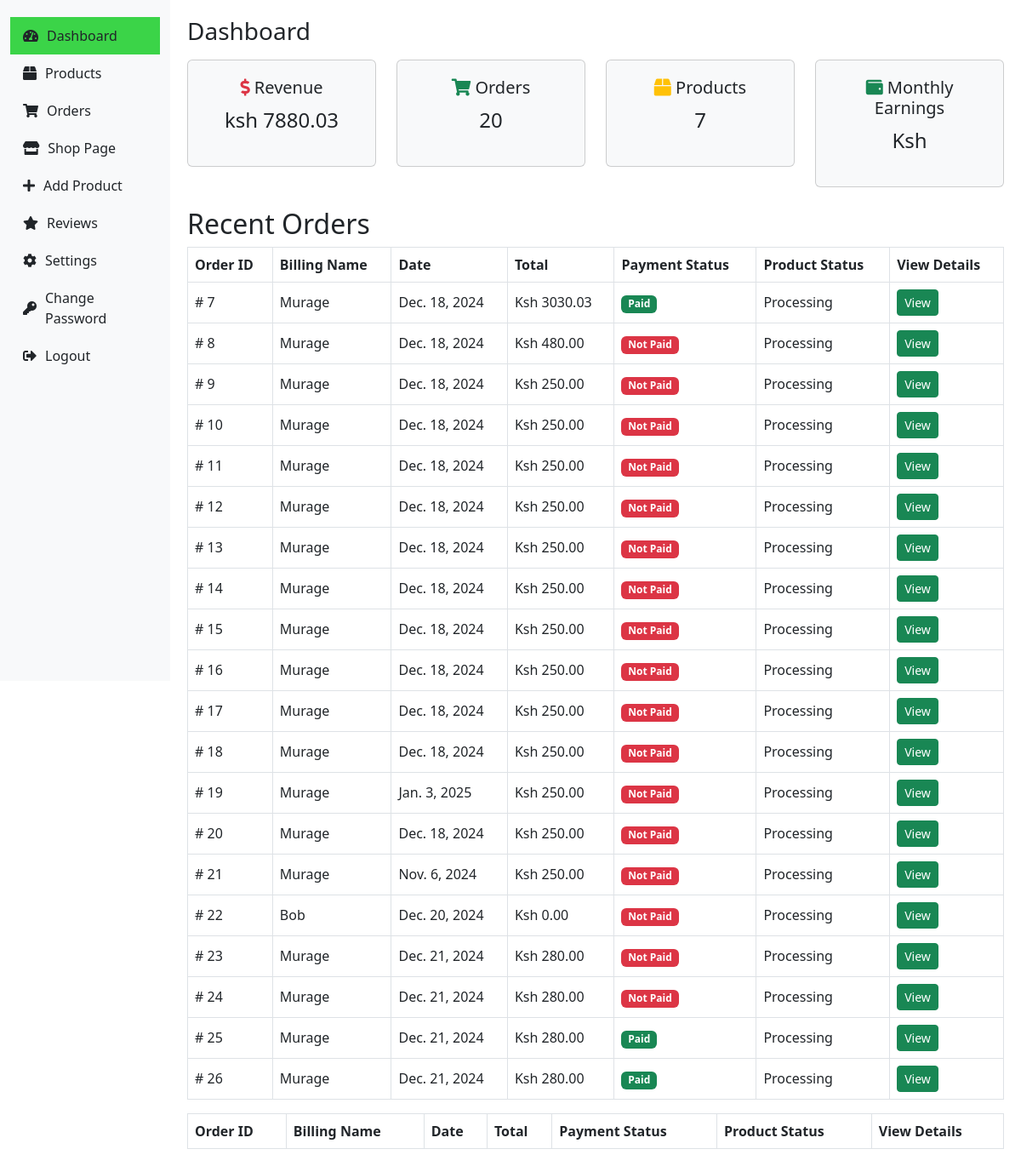
The page /useradmin/dashboard/ on the database its author committed.
### core/models.py (models this page shows)
class CartOrder(models.Model):
    user = models.ForeignKey(User, on_delete=models.CASCADE)
    product = models.ForeignKey(Product, on_delete=models.CASCADE)
    price = models.DecimalField(max_digits=12, decimal_places=2, default="1.99")
    paid_status = models.BooleanField(default=False)
    order_date = models.DateField(auto_now_add=False, default=now)
    product_status = models.CharField(choices=STATUS_CHOICE, max_length=200, default="Processing")
    class Meta :
        verbose_name_plural = "Cart Orders"

### user_authens/models.py (models this page shows)
class User(AbstractUser):
    email = models.EmailField(unique=True, null = False )
    username = models.CharField(max_length=100)
    bio = models.CharField(max_length=100)
    USERNAME_FIELD = 'email'
    REQUIRED_FIELDS =['username']
    def __str__(self):
        return self.username

### userAdmin/views.py (the view)
# urls.py: path('dashboard/', views.dashboard, name="dashboard")
def dashboard(request):
    revenue = CartOrder.objects.aggregate(price=Sum("price"))
    total_orders_count = CartOrder.objects.all()
    all_products = Product.objects.all()
    all_categories = Category.objects.all()
    all_customers = User.objects.all()
    new_customers = User.objects.all().order_by("-id")
    latest_orders = CartOrder.objects.all()
    this_month = datetime.datetime.now().month
    monthly_revenue = CartOrder.objects.filter(order_date__month=this_month).aggregate(price=Sum("price"))
    context ={
      "revenue": revenue,
      "total_orders_count": total_orders_count,
      "all_products": all_products,
      "all_categories": all_categories,
      "all_customers": all_customers,
      "new_customers": new_customers,
      "latest_orders": latest_orders,
      "monthly_revenue": monthly_revenue,
    }
    return render(request, 'userAdmin/dashboard.html', context)

### core/context_processor.py (called while the page is built)
def default(request):
    categories = Category.objects.all()
    vendors = Vendors.objects.all()
    wishlist_count = 0
    if request.user.is_authenticated:
        try:
            wishlist_count = Wishlist.objects.filter(user=request.user).count()
        except Exception as e:
            print(f"Error fetching wishlist: {e}")
            messages.warning(request, "There was an issue retrieving your wishlist.")
    if request.user.is_authenticated:
        address = Address.objects.filter(user=request.user).first()  # Returns None if not found
    else:
        address = None  # No address for unauthenticated users
    return {
        'categories': categories,
        'wishlist_count': wishlist_count,  # Use a proper count
        'address': address,
        'vendors': vendors,
    }

### templates/userAdmin/dashboard.html (shortened to what this page needs)
<!DOCTYPE html>
<html lang="en">
<head>
    <link href="https://cdn.jsdelivr.net/npm/bootstrap@5.3.0/dist/css/bootstrap.min.css" rel="stylesheet">
    <link href="https://cdnjs.cloudflare.com/ajax/libs/font-awesome/5.15.4/css/all.min.css" rel="stylesheet">
</head>
<body>
    <div class="container-fluid">
        <div class="row">
            <nav class="col-md-2 d-md-block sidebar">
                <div class="position-sticky">
                    <ul class="nav flex-column">
                        <li class="nav-item">
                            <a class="nav-link active text-dark" href="#" onclick="showContent('dashboard')">
                                <i class="fas fa-tachometer-alt"></i> Dashboard
                            </a>
                        </li>
                        <li class="nav-item">
                            <a class="nav-link text-dark" href="{% url 'core:product_list_ui' %}" onclick="showContent('products')">
                                <i class="fas fa-box"></i> Products
                            </a>
                        </li>
                        <li class="nav-item">
                            <a class="nav-link text-dark" href="" onclick="showContent('orders')">
                                <i class="fas fa-shopping-cart"></i> Orders
                            </a>
                        </li>
                        <li class="nav-item">
                            <a class="nav-link text-dark" href="#" onclick="showContent('shop-page')">
                                <i class="fas fa-store"></i> Shop Page
                            </a>
                        </li>
                        <li class="nav-item">
                            <a class="nav-link text-dark" href="{% url 'core:add-product' %}" onclick="showContent('add-product')">
                                <i class="fas fa-plus"></i> Add Product
                            </a>
                        </li>
                        <li class="nav-item">
                            <a class="nav-link text-dark" href="#" onclick="showContent('reviews')">
                                <i class="fas fa-star"></i> Reviews
                            </a>
                        </li>
                        <li class="nav-item">
                            <a class="nav-link text-dark" href="#" onclick="showContent('settings')">
                                <i class="fas fa-cog"></i> Settings
                            </a>
                        </li>
                        <li class="nav-item">
                            <a class="nav-link text-dark" href="#" onclick="showContent('change-password')">
                                <i class="fas fa-key"></i> Change Password
                            </a>
                        </li>
                        <li class="nav-item">
                            <a class="nav-link text-dark" href="#" onclick="showContent('logout')">
                                <i class="fas fa-sign-out-alt"></i> Logout
                            </a>
                        </li>
                    </ul>
                </div>
            </nav>
            <main class="col-md-10 ms-sm-auto col-lg-10 content">
                <div id="dashboard" class="section">
                    <h1 class="h3 mb-3">Dashboard</h1>
                    <div class="row">
                        <div class="col-md-3">
                            <div class="card card-summary bg-light">
                                <h5><i class="fas fa-dollar-sign text-danger"></i> Revenue</h5>
                                <p class="fs-4"> ksh {{ revenue.price|floatformat:2 }}</p>
                            </div>
                        </div>
                        <div class="col-md-3">
                            <div class="card card-summary bg-light">
                                <h5><i class="fas fa-shopping-cart text-success"></i> Orders</h5>
                                <p class="fs-4">{{ total_orders_count.count }}</p>
                            </div>
                        </div>
                        <div class="col-md-3">
                            <div class="card card-summary bg-light">
                                <h5><i class="fas fa-box text-warning"></i> Products</h5>
                                <p class="fs-4">{{ all_products.count }}</p>
                            </div>
                        </div>
                        <div class="col-md-3">
                            <div class="card card-summary bg-light">
                                <h5><i class="fas fa-wallet text-success"></i> Monthly Earnings</h5>
                                <p class="fs-4">Ksh {{ monthly_revenue.price|floatformat:2  }}</p>
                            </div>
                        </div>
                    </div>
                    <div class="mt-4">
                        <h2>Recent Orders</h2>
                        <table class="table table-bordered">
                            <thead>
                                <tr>
                                    <th>Order ID</th>
                                    <th>Billing Name</th>
                                    <th>Date</th>
                                    <th>Total</th>
                                    <th>Payment Status</th>
                                    <th>Product Status</th>
                                    <th>View Details</th>
                                </tr>
                            </thead>
                            <tbody>
                                {% for l in latest_orders %}
                                    <tr>
                                        <td># {{ l.id }}</td>
                                        <td>{{ l.user }}</td>
                                        <td>{{ l.order_date }}</td>
                                        <td>Ksh {{ l.price }}</td>
                                        {% if l.paid_status == True %}
                                            <td><span class="badge bg-success">Paid</span></td>
                                        {% else %}
                                            <td><span class="badge bg-danger">Not Paid</span></td>
                                        {% endif %}
                                        <td>{{ l.product_status }}</td>
                                        <td><a href="{% url 'core:order_details' l.id %}" class="btn btn-sm btn-success">View</a></td>
                                    </tr>
                                {% endfor %}
                            </tbody>
                        </table>
                    </div>
                </div>
                <table class="table table-bordered">
                    <thead>
                        <tr>
                            <th>Order ID</th>
                            <th>Billing Name</th>
                            <th>Date</th>
                            <th>Total</th>
                            <th>Payment Status</th>
                            <th>Product Status</th>
                            <th>View Details</th>
                        </tr>
                    </thead>
                </table>
            </div>
                </div>
</body>
</html>

### templates/userAdmin/dashboard.html (style rules this page uses)
.sidebar { height: 100vh; background-color: #f8f9fa; padding-top: 20px; }
.sidebar a { text-decoration: none; color: #000; padding: 10px 15px; display: flex; align-items: center; }
.sidebar a i { margin-right: 10px; }
.sidebar a.active { background-color:#3bd448; color: #fff; }
.content { padding: 20px; }
.card-summary { text-align: center; padding: 20px; }
.table td, .table th { vertical-align: middle; }

### rows shown on the page
CartOrder: id "7", user "Murage", order_date "Dec. 18, 2024", price "3030.03", paid_status "Paid", product_status "Processing"
CartOrder: id "8", user "Murage", order_date "Dec. 18, 2024", price "480.00", paid_status "Not Paid", product_status "Processing"
CartOrder: id "9", user "Murage", order_date "Dec. 18, 2024", price "250.00", paid_status "Not Paid", product_status "Processing"
CartOrder: id "10", user "Murage", order_date "Dec. 18, 2024", price "250.00", paid_status "Not Paid", product_status "Processing"
CartOrder: id "11", user "Murage", order_date "Dec. 18, 2024", price "250.00", paid_status "Not Paid", product_status "Processing"
CartOrder: id "12", user "Murage", order_date "Dec. 18, 2024", price "250.00", paid_status "Not Paid", product_status "Processing"
CartOrder: id "13", user "Murage", order_date "Dec. 18, 2024", price "250.00", paid_status "Not Paid", product_status "Processing"
CartOrder: id "14", user "Murage", order_date "Dec. 18, 2024", price "250.00", paid_status "Not Paid", product_status "Processing"
CartOrder: id "15", user "Murage", order_date "Dec. 18, 2024", price "250.00", paid_status "Not Paid", product_status "Processing"
CartOrder: id "16", user "Murage", order_date "Dec. 18, 2024", price "250.00", paid_status "Not Paid", product_status "Processing"
CartOrder: id "17", user "Murage", order_date "Dec. 18, 2024", price "250.00", paid_status "Not Paid", product_status "Processing"
CartOrder: id "18", user "Murage", order_date "Dec. 18, 2024", price "250.00", paid_status "Not Paid", product_status "Processing"
CartOrder: id "19", user "Murage", order_date "Jan. 3, 2025", price "250.00", paid_status "Not Paid", product_status "Processing"
CartOrder: id "20", user "Murage", order_date "Dec. 18, 2024", price "250.00", paid_status "Not Paid", product_status "Processing"
CartOrder: id "21", user "Murage", order_date "Nov. 6, 2024", price "250.00", paid_status "Not Paid", product_status "Processing"
CartOrder: id "22", user "Bob", order_date "Dec. 20, 2024", price "0.00", paid_status "Not Paid", product_status "Processing"
CartOrder: id "23", user "Murage", order_date "Dec. 21, 2024", price "280.00", paid_status "Not Paid", product_status "Processing"
CartOrder: id "24", user "Murage", order_date "Dec. 21, 2024", price "280.00", paid_status "Not Paid", product_status "Processing"
CartOrder: id "25", user "Murage", order_date "Dec. 21, 2024", price "280.00", paid_status "Paid", product_status "Processing"
CartOrder: id "26", user "Murage", order_date "Dec. 21, 2024", price "280.00", paid_status "Paid", product_status "Processing"

### other values the page prints
{{ revenue.price|floatformat:2 }} "7880.03"
{{ total_orders_count.count }} "20"
{{ all_products.count }} "7"
